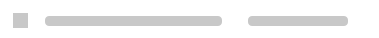
<?xml version="1.0" encoding="UTF-8"?>
<ui version="4.0">
 <class>NodeSelectorLoadingDelegate</class>
 <widget class="QWidget" name="NodeSelectorLoadingDelegate">
  <property name="geometry">
   <rect>
    <x>0</x>
    <y>0</y>
    <width>379</width>
    <height>38</height>
   </rect>
  </property>
  <property name="sizePolicy">
   <sizepolicy hsizetype="Expanding" vsizetype="Fixed">
    <horstretch>0</horstretch>
    <verstretch>0</verstretch>
   </sizepolicy>
  </property>
  <property name="minimumSize">
   <size>
    <width>0</width>
    <height>20</height>
   </size>
  </property>
  <property name="maximumSize">
   <size>
    <width>16777215</width>
    <height>64</height>
   </size>
  </property>
  <property name="windowTitle">
   <string/>
  </property>
  <property name="autoFillBackground">
   <bool>false</bool>
  </property>
  <property name="styleSheet">
   <string notr="true">#NodeSelectorLoadingDelegate
{
background-color: rgb(255, 255, 255);
}
</string>
  </property>
  <layout class="QHBoxLayout" name="horizontalLayout">
   <item>
    <widget class="QWidget" name="tFileType_2" native="true">
     <property name="sizePolicy">
      <sizepolicy hsizetype="Fixed" vsizetype="Fixed">
       <horstretch>0</horstretch>
       <verstretch>0</verstretch>
      </sizepolicy>
     </property>
     <property name="minimumSize">
      <size>
       <width>20</width>
       <height>20</height>
      </size>
     </property>
     <property name="maximumSize">
      <size>
       <width>20</width>
       <height>20</height>
      </size>
     </property>
     <property name="autoFillBackground">
      <bool>false</bool>
     </property>
     <layout class="QHBoxLayout" name="horizontalLayout_6">
      <property name="spacing">
       <number>0</number>
      </property>
      <property name="leftMargin">
       <number>0</number>
      </property>
      <property name="topMargin">
       <number>0</number>
      </property>
      <property name="rightMargin">
       <number>0</number>
      </property>
      <property name="bottomMargin">
       <number>0</number>
      </property>
      <item alignment="Qt::AlignHCenter|Qt::AlignVCenter">
       <widget class="QWidget" name="typePlaceHolder_2" native="true">
        <property name="sizePolicy">
         <sizepolicy hsizetype="Fixed" vsizetype="Fixed">
          <horstretch>0</horstretch>
          <verstretch>0</verstretch>
         </sizepolicy>
        </property>
        <property name="minimumSize">
         <size>
          <width>15</width>
          <height>15</height>
         </size>
        </property>
        <property name="maximumSize">
         <size>
          <width>15</width>
          <height>15</height>
         </size>
        </property>
        <property name="styleSheet">
         <string notr="true">background-color: rgb(200, 200, 200);</string>
        </property>
       </widget>
      </item>
     </layout>
    </widget>
   </item>
   <item>
    <spacer name="horizontalSpacer_2">
     <property name="orientation">
      <enum>Qt::Horizontal</enum>
     </property>
     <property name="sizeType">
      <enum>QSizePolicy::Fixed</enum>
     </property>
     <property name="sizeHint" stdset="0">
      <size>
       <width>8</width>
       <height>0</height>
      </size>
     </property>
    </spacer>
   </item>
   <item>
    <widget class="QWidget" name="wName_2" native="true">
     <property name="sizePolicy">
      <sizepolicy hsizetype="Expanding" vsizetype="Fixed">
       <horstretch>0</horstretch>
       <verstretch>0</verstretch>
      </sizepolicy>
     </property>
     <property name="minimumSize">
      <size>
       <width>105</width>
       <height>20</height>
      </size>
     </property>
     <property name="maximumSize">
      <size>
       <width>16777215</width>
       <height>20</height>
      </size>
     </property>
     <layout class="QVBoxLayout" name="wNameLayout_2">
      <property name="spacing">
       <number>0</number>
      </property>
      <property name="leftMargin">
       <number>0</number>
      </property>
      <property name="topMargin">
       <number>0</number>
      </property>
      <property name="rightMargin">
       <number>20</number>
      </property>
      <property name="bottomMargin">
       <number>0</number>
      </property>
      <item>
       <widget class="QWidget" name="lTransferName_2" native="true">
        <property name="sizePolicy">
         <sizepolicy hsizetype="Expanding" vsizetype="Preferred">
          <horstretch>0</horstretch>
          <verstretch>0</verstretch>
         </sizepolicy>
        </property>
        <property name="minimumSize">
         <size>
          <width>105</width>
          <height>10</height>
         </size>
        </property>
        <property name="maximumSize">
         <size>
          <width>16777215</width>
          <height>10</height>
         </size>
        </property>
        <property name="autoFillBackground">
         <bool>false</bool>
        </property>
        <property name="styleSheet">
         <string notr="true">background-color: rgb(200, 200, 200);
border-radius: 4px;</string>
        </property>
       </widget>
      </item>
     </layout>
    </widget>
   </item>
   <item>
    <widget class="QWidget" name="lItemTime_2" native="true">
     <property name="sizePolicy">
      <sizepolicy hsizetype="Expanding" vsizetype="Fixed">
       <horstretch>0</horstretch>
       <verstretch>0</verstretch>
      </sizepolicy>
     </property>
     <property name="minimumSize">
      <size>
       <width>120</width>
       <height>20</height>
      </size>
     </property>
     <property name="maximumSize">
      <size>
       <width>120</width>
       <height>20</height>
      </size>
     </property>
     <layout class="QHBoxLayout" name="horizontalLayout_7">
      <property name="leftMargin">
       <number>0</number>
      </property>
      <property name="topMargin">
       <number>0</number>
      </property>
      <property name="rightMargin">
       <number>20</number>
      </property>
      <property name="bottomMargin">
       <number>0</number>
      </property>
      <item>
       <widget class="QWidget" name="itemPlaceHolder_2" native="true">
        <property name="minimumSize">
         <size>
          <width>0</width>
          <height>10</height>
         </size>
        </property>
        <property name="maximumSize">
         <size>
          <width>16777215</width>
          <height>10</height>
         </size>
        </property>
        <property name="styleSheet">
         <string notr="true">background-color: rgb(200, 200, 200);
border-radius:4px;</string>
        </property>
       </widget>
      </item>
     </layout>
    </widget>
   </item>
  </layout>
 </widget>
 <resources/>
 <connections/>
</ui>
